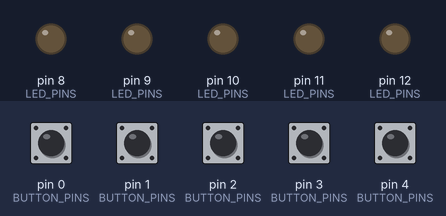
The sketch below on a simulated Arduino Uno, built with avr-gcc and run on an emulated ATmega328P. Parts: output pins drawn as LEDs (lit = HIGH). Inputs (shaded band) come from the test bench; at power-on: pin 0 (BUTTON_PINS), pin 1 (BUTTON_PINS), pin 2 (BUTTON_PINS), pin 3 (BUTTON_PINS), pin 4 (BUTTON_PINS) HIGH.

Above: at 3.2 s.
3.3 s: pin 0 (BUTTON_PINS) pulled LOW for 0.15 s
At 3.39 s:
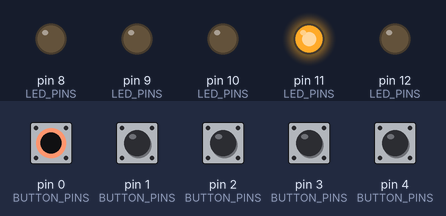
4.9 s: pin 1 (BUTTON_PINS) pulled LOW for 0.15 s
At 4.99 s:
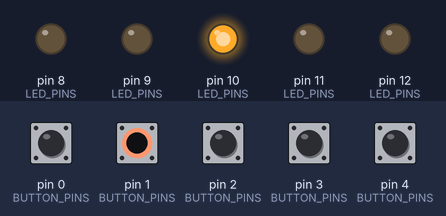
6.5 s: pin 2 (BUTTON_PINS) pulled LOW for 0.15 s
At 6.59 s:
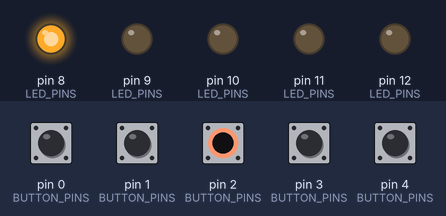
8.1 s: pin 3 (BUTTON_PINS) pulled LOW for 0.15 s
At 8.8 s:
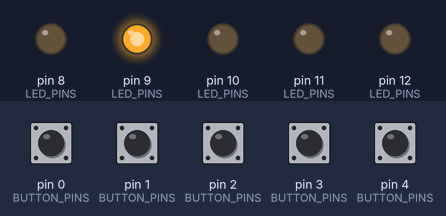
9.7 s: pin 4 (BUTTON_PINS) pulled LOW for 0.15 s
At 9.79 s:
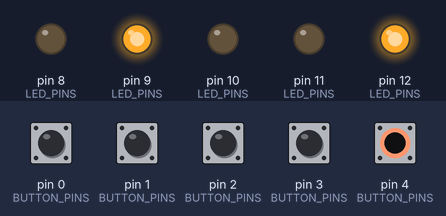
11.3 s: pin 0 (BUTTON_PINS) pulled LOW for 1 s
At 12.1 s:
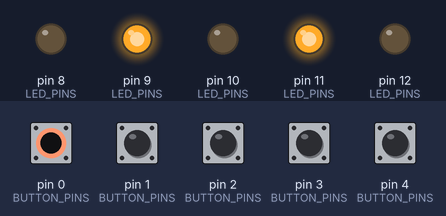
Timing chart, 0 to 14.3 s (numbered marks = the images above; inputs shaded):
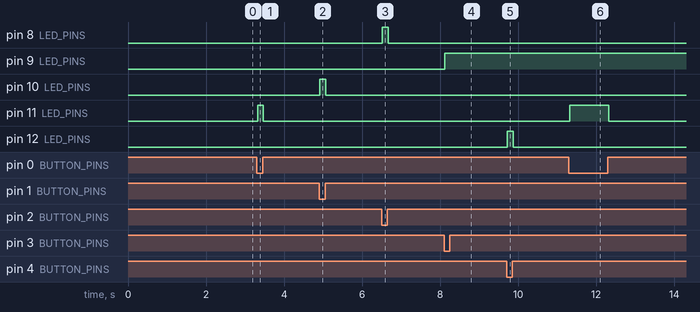

The sketch:

sketch_ace_test1.ino
```cpp
/*
 *  Five AceButtons are tested that use button pressed and released events.
 *  The white button toggles its LED on and off. The other four buttons simply
 *  turn their LEDs on and off.
 *
 */

#include <AceButton.h>

using namespace ace_button;

#define WHITE_BTN 3
#define BLUE_BTN 2
#define BLACK_BTN 1
#define YELLOW_BTN 0
#define RED_BTN 4

#define LED_1_R 9
#define LED_2_G 8
#define LED_3_R 10
#define LED_4_G 11
#define LED_5_R 12


const int LED_PINS[] = {LED_1_R, LED_2_G, LED_3_R, LED_4_G, LED_5_R};
const int BUTTON_PINS[] = {WHITE_BTN, BLUE_BTN, BLACK_BTN, YELLOW_BTN, RED_BTN};
const int LED_ON = HIGH;
const int LED_OFF = LOW;
bool whiteToggled =  false;

AceButton white_button(BUTTON_PINS[0]),
          blue_button(BUTTON_PINS[1]),
          black_button(BUTTON_PINS[2]),
          yellow_button(BUTTON_PINS[3]),
          red_button(BUTTON_PINS[4]);

// Forward reference to prevent Arduino compiler becoming confused.
void handleEvent(AceButton*, uint8_t, uint8_t);

void setup() {
  delay(2000);

  for (int idx=0; idx < 5; idx++)
  {
    pinMode(LED_PINS[idx], OUTPUT);
    pinMode(BUTTON_PINS[idx], INPUT_PULLUP);
  }

  white_button.setEventHandler(handleEvent);
  blue_button.setEventHandler(handleEvent);
  black_button.setEventHandler(handleEvent);
  yellow_button.setEventHandler(handleEvent);
  red_button.setEventHandler(handleEvent);
}

void loop() {
  white_button.check();
  blue_button.check();
  black_button.check();
  yellow_button.check();
  red_button.check();
}

void handleEvent(AceButton* button , uint8_t eventType,
    uint8_t /* buttonState */)
{
  int led_idx = 0;
  int buttonPin = button->getPin();
  switch (buttonPin)
  {
    case WHITE_BTN:
      led_idx = 0;
      break;
    case BLUE_BTN:
      led_idx = 1;
      break;
    case BLACK_BTN:
      led_idx = 2;
      break;
    case YELLOW_BTN:
      led_idx = 3;
      break;
    case RED_BTN:
      led_idx = 4;
      break;
  }

  switch (eventType)
  {
    case AceButton::kEventPressed:
      if (buttonPin != WHITE_BTN)
      {
        digitalWrite(LED_PINS[led_idx], LED_ON);
      }
      else
      {
        if (whiteToggled)
        {
          whiteToggled = false;
          digitalWrite(LED_PINS[led_idx], LED_OFF);
        }
        else
        {
          whiteToggled = true;
          digitalWrite(LED_PINS[led_idx], LED_ON);
        }
      }
      break;
    case AceButton::kEventReleased:
      if (buttonPin != WHITE_BTN)
      {
        digitalWrite(LED_PINS[led_idx], LED_OFF);
      }
      break;
  }
}
```

Measured:
- after the input at 3.3 s, pin 11 (LED_PINS): LOW → HIGH at once, → LOW 0.15 s later
- after the input at 4.9 s, pin 10 (LED_PINS): LOW → HIGH at once, → LOW 0.15 s later
- after the input at 6.5 s, pin 8 (LED_PINS): LOW → HIGH at once, → LOW 0.15 s later
- after the input at 8.1 s, pin 9 (LED_PINS): LOW → HIGH at once
- after the input at 9.7 s, pin 12 (LED_PINS): LOW → HIGH at once, → LOW 0.15 s later
- after the input at 11.3 s, pin 11 (LED_PINS): LOW → HIGH at once, → LOW 1.0 s later
